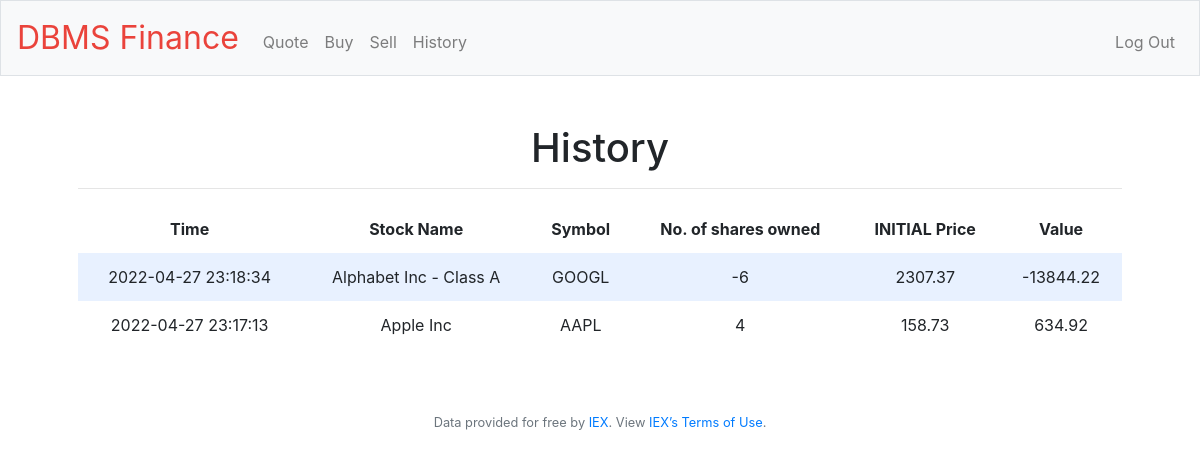
The app's page /history (signed in) with its own data.
### tables this page shows
CREATE TABLE "usershares" (
	"userid"	INTEGER,
	"count"	INTEGER,
	"time"	TEXT,
	"symbol"	TEXT,
	FOREIGN KEY("symbol") REFERENCES "stocknames"("stocksymbol"),
	FOREIGN KEY("userid") REFERENCES "users"("id")
);

CREATE TABLE "stocknames" (
	"stocksymbol"	TEXT NOT NULL UNIQUE,
	"stockname"	TEXT NOT NULL,
	PRIMARY KEY("stocksymbol")
);

CREATE TABLE "stockcosts" (
	"stock_symbol"	TEXT,
	"buy_time"	TEXT,
	"cost"	INTEGER,
	FOREIGN KEY("stock_symbol") REFERENCES "stocknames"("stocksymbol")
);

### app.py (the view)
@app.route("/history")
@login_required
def history():
    history = db.execute("""SELECT * FROM usershares
                            join stocknames on usershares.symbol = stocknames.stocksymbol
                            join stockcosts on usershares.symbol = stockcosts.stock_symbol AND usershares.time = stockcosts.buy_time
                            WHERE userid = ? ORDER BY time DESC""", session["user_id"])
    return render_template("history.html", history = history)

### app.py (called while the page is built)
@app.after_request
def after_request(response):
    response.headers["Cache-Control"] = "no-cache, no-store, must-revalidate"
    response.headers["Expires"] = 0
    response.headers["Pragma"] = "no-cache"
    return response

### helpers.py (called while the page is built)
def login_required(f):
    @wraps(f)
    def decorated_function(*args, **kwargs):
        if session.get("user_id") is None:
            return redirect("/login")
        return f(*args, **kwargs)
    return decorated_function

### templates/history.html (shortened to what this page needs)
{% extends "layout.html" %}
{% block main %}
    <h1>History</h1>
                <table>
                    <thead>
                        <tr>
                            <th>Time</th>
                            <th>Stock Name</th>
                            <th>Symbol</th>
                            <th>No. of shares owned</th>
                            <th>INITIAL Price</th>
                            <th>Value</th>
                        </tr>
                        <hr>
                    </thead>
                    <tbody>
                        {% for row in history%}
                            <tr>
                                <td>{{row["time"]}}</td>
                                <td>{{row["stockname"]}}</td>
                                <td>{{row["symbol"]}}</td>
                                <td>{{row["count"]}}</td>
                                <td>{{row["cost"]}}</td>
                                <td>{{row["cost"]*row["count"]}}</td>
                            </tr>
                        {% endfor%}
                    </tbody>
                </table>
{% endblock %}

### static/styles.css (style rules this page uses)
table { background-color: transparent; margin-bottom: 1rem; width: 100%; }
table th, table td { padding: 0.75rem; vertical-align: middle; }
tbody tr:nth-of-type(odd) { background-color: rgb(179, 208, 255, 0.3) }

### records on screen
usershares: time "2022-04-27 23:18:34", stockname "Alphabet Inc - Class A", symbol "GOOGL", count "-6", cost "2307.37", row['cost']*row['count'] "-13844.22"
usershares: time "2022-04-27 23:17:13", stockname "Apple Inc", symbol "AAPL", count "4", cost "158.73", row['cost']*row['count'] "634.92"
